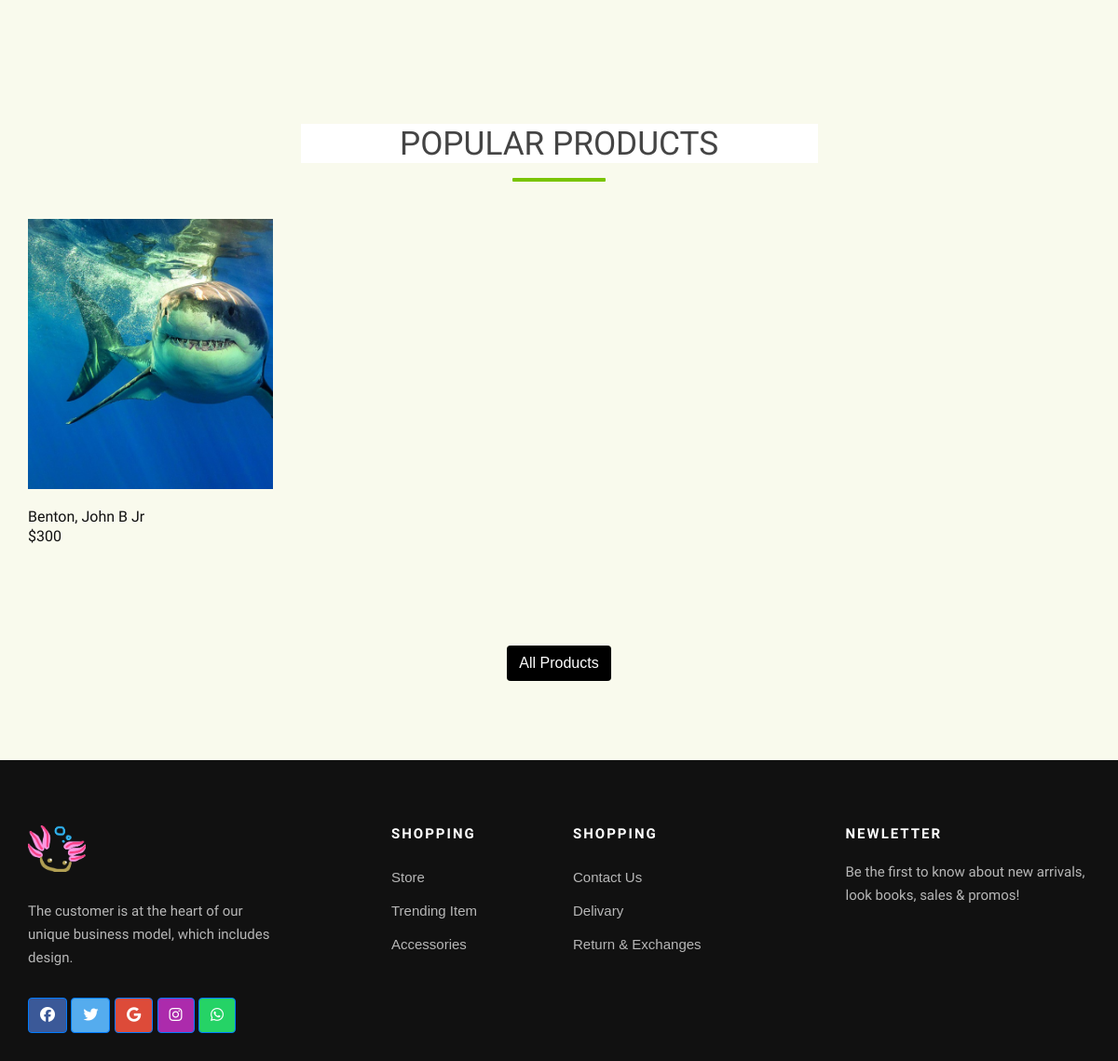
Before: / (lower part) with the older database file.
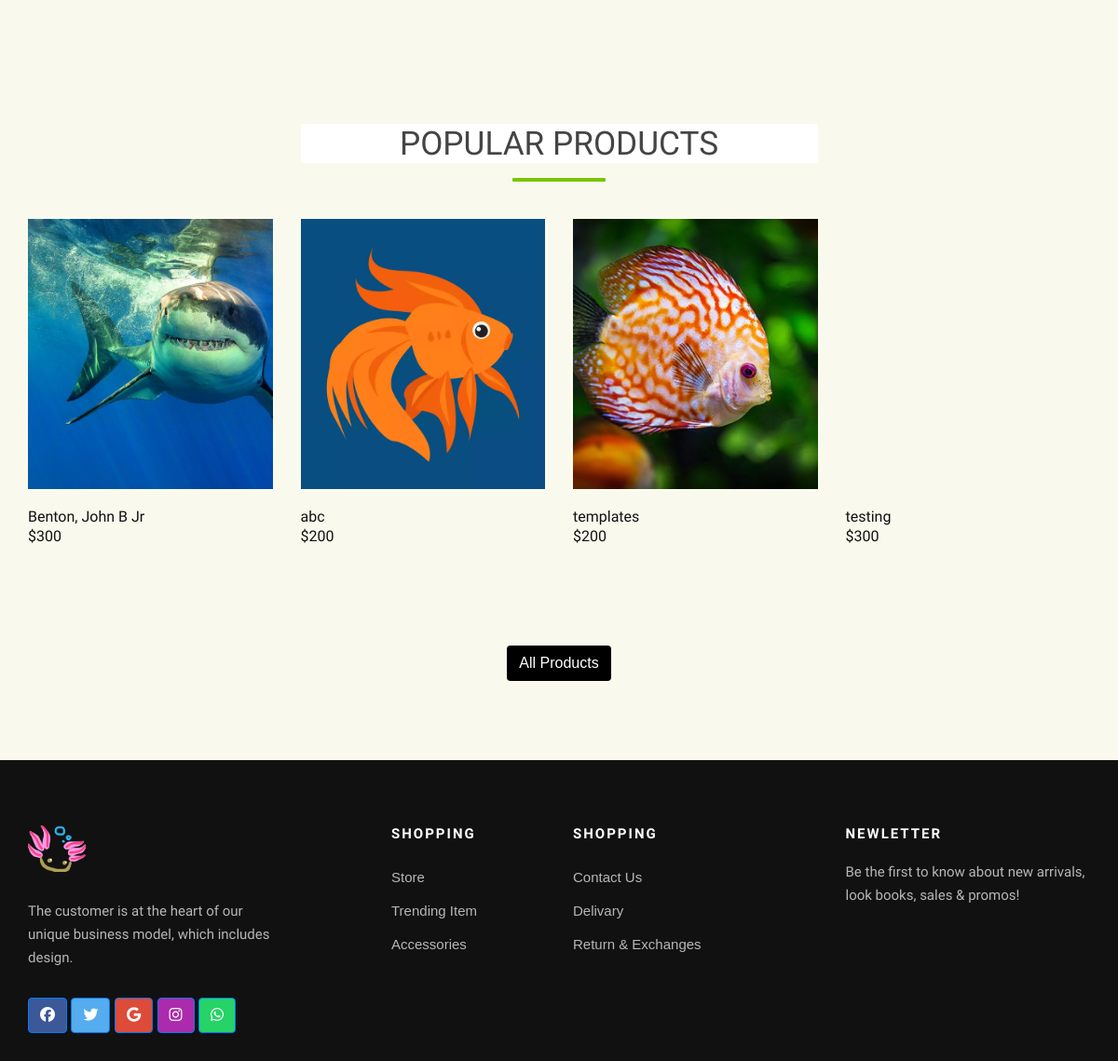
After: the same page with the newer database file.
### main.py (models this page shows)
class Products(db.Model):
    id = db.Column(db.Integer, primary_key=True)
    name = db.Column(db.String(255), nullable=False)
    description = db.Column(db.String(255), nullable=False)
    additional_description = db.Column(db.String(1000))
    category = db.Column(db.String(255), nullable=False)
    sub_category = db.Column(db.String(255))
    sub_cat_size = db.Column(db.String(255), default="")
    sub_cat_gender = db.Column(db.String(255), default="")
    flour = db.Column(db.String(255), default="")
    homo = db.Column(db.String(255), default="")
    hetero = db.Column(db.String(255), default="")
    stock = db.Column(db.Integer, nullable=False)
    unit_price = db.Column(db.Integer, nullable=False)
    visibility = db.Column(db.Boolean(), default=1)
    image = db.Column(db.String(255))
    image2= db.Column(db.String(255))
    image3 = db.Column(db.String(255))
    created = db.Column(db.TIMESTAMP(), server_default=func.now())
    modified = db.Column(
        db.TIMESTAMP(), server_default=func.now(), onupdate=func.current_timestamp()
    )
    owner_id = db.Column(
        db.Integer, db.ForeignKey("user.id", ondelete="CASCADE"), nullable=False
    )
    orderitems = db.relationship("OrderItems", backref="products", lazy=True)
    rating = db.relationship("Ratings", backref="products", lazy=True)
    tags = db.Column(db.String(255))

### main.py (the view)
@app.route("/")
def Home():
    try:
        cart_data = session["SHOP"]
    except:
        cart_data = {}
    row_per_page = 10
    page = request.args.get("page", 1, type=int)
    product = Products.query.paginate(page=page, per_page=row_per_page)
    return render_template(
        "index.html", product=product, cart_data=cart_data, category="home"
    )

### templates/index.html (shortened to what this page needs)
{% extends 'base.html' %}
{%block content%}
<section class="section-products" >
		<div class="container">
				<div class="row justify-content-center text-center">
						<div class="col-md-8 col-lg-6">
								<div class="header">
										<h2>Popular Products</h2>
								</div>
						</div>
				</div>
				<div class="row">
					{% for products in product.items %}
                        <div class="col-md-6 col-lg-4 col-xl-3"  >
								<div id="product-{{products.id}}" class="single-product"  >
										<div class="part-1" style="" id="testing{{products.id}}">
										</div>
										<div class="part-2">
												<h3 class="product-title">{{products.name[:20]}}</h3>
												<h4 class="product-price">${{products.unit_price}}</h4>
										</div>
								</div>
						</div>
					{%endfor%}
				</div>
		</div>
</section>
    <section class="product spad">
        <div class="container">
            <div class="col-lg-12">
            <div class="text-center">
               <a href="{{ url_for('shop') }}"
                  class="btn"
                 style="color:white; background-color:black;">
                   All Products
               </a>
            </div>
            </div>
        </div>
    </section>
   {%endblock%}

Changed rows visible on the page:
added Products: name "abc", unit_price "200"
added Products: name "templates", unit_price "200"
added Products: name "testing", unit_price "300"
